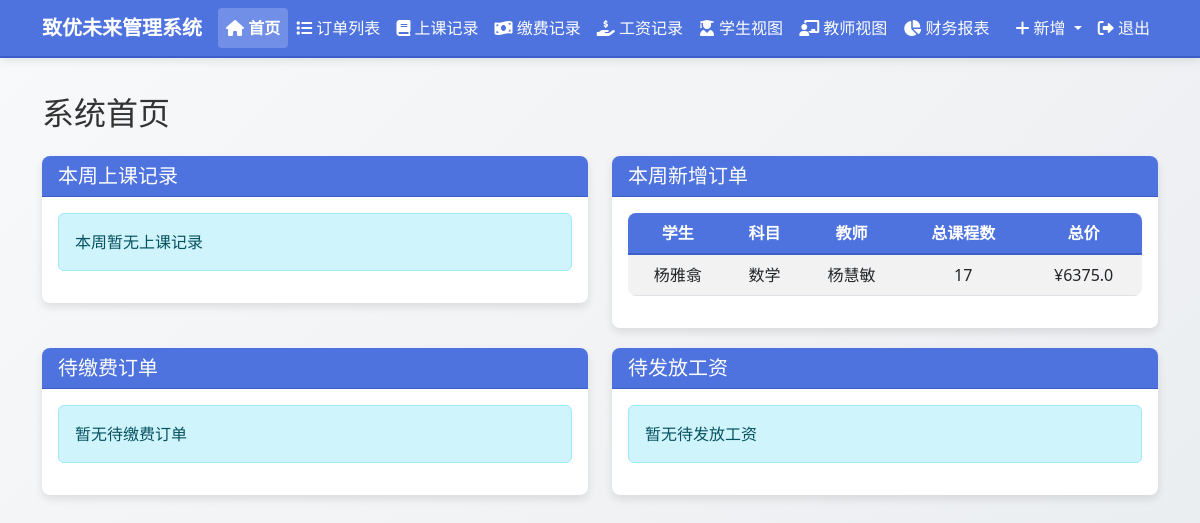
The page /dashboard (signed in) on the database its author committed.
### models.py (models this page shows, shortened)
class Order(db.Model):
    id = db.Column(db.Integer, primary_key=True)
    order_number = db.Column(db.String(50),
                             unique=True,
                             nullable=False,
                             default="")
    student_name = db.Column(db.String(100), nullable=False)
    subject = db.Column(db.String(100), nullable=False)
    teacher_name = db.Column(db.String(100), nullable=False)
    semester = db.Column(db.String(100), nullable=False)
    total_classes = db.Column(db.Integer, default=0)
    completed_classes = db.Column(db.Integer, default=0)
    remaining_classes = db.Column(db.Integer, default=0)
    class_price = db.Column(db.Float, default=0.0)
    salary_price = db.Column(db.Float, default=0.0)  # 新增工资单价字段
    total_price = db.Column(db.Float, default=0.0)
    paid_amount = db.Column(db.Float, default=0.0)
    used_amount = db.Column(db.Float, default=0.0)
    remaining_amount = db.Column(db.Float, default=0.0)  # 已缴费用 - 已销费用
    payable_amount = db.Column(db.Float, default=0.0)  # 订单总价 - 已缴费用
    payable_salary = db.Column(db.Float, default=0.0)
    paid_salary = db.Column(db.Float, default=0.0)
    remaining_salary = db.Column(db.Float, default=0.0)
    order_note = db.Column(db.Text, nullable=True)
    teacher_note = db.Column(db.Text, nullable=True)
    student_note = db.Column(db.Text, nullable=True)
    created_at = db.Column(db.DateTime, default=datetime.now)
    class_records = db.relationship('ClassRecord', backref='order', lazy=True)
    payment_records = db.relationship('PaymentRecord',
                                      backref='order',
                                      lazy=True)
    salary_records = db.relationship('SalaryRecord',
                                     backref='order',
                                     lazy=True)

### routes.py (the view)
@app.route('/dashboard')
@login_required
def dashboard():
    today = datetime.now().date()
    start_of_week = today - timedelta(days=today.weekday())
    end_of_week = start_of_week + timedelta(days=6)
    this_week_classes = ClassRecord.query.filter(
        ClassRecord.class_time >= start_of_week, ClassRecord.class_time
        <= end_of_week + timedelta(days=1)).order_by(
            ClassRecord.class_time).all()
    this_week_orders = Order.query.filter(
        Order.created_at >= start_of_week, Order.created_at <= end_of_week +
        timedelta(days=1)).order_by(Order.created_at.desc()).all()
    pending_payments = Order.query.filter(Order.remaining_amount > 0).all()
    pending_salaries = Order.query.filter(Order.remaining_salary > 0).all()
    order_form = OrderForm()
    class_record_form = ClassRecordForm()
    payment_record_form = PaymentRecordForm()
    salary_record_form = SalaryRecordForm()
    orders = Order.query.all()
    class_record_form.order_id.choices = [
        (order.id,
         f"{order.order_number} - {order.student_name} - {order.subject}")
        for order in orders
    ]
    payment_record_form.order_id.choices = [
        (order.id,
         f"{order.order_number} - {order.student_name} - {order.subject}")
        for order in orders
    ]
    salary_record_form.order_id.choices = [
        (order.id,
         f"{order.order_number} - {order.teacher_name} - {order.subject}")
        for order in orders
    ]
    return render_template('dashboard.html',
                           title='首页',
                           this_week_classes=this_week_classes,
                           this_week_orders=this_week_orders,
                           pending_payments=pending_payments,
                           pending_salaries=pending_salaries,
                           order_form=order_form,
                           class_record_form=class_record_form,
                           payment_record_form=payment_record_form,
                           salary_record_form=salary_record_form,
                           edit_note_form=EditNoteForm())

### app.py (called while the page is built)
@login_manager.user_loader
def load_user(user_id):
    from models import User
    return User.query.get(int(user_id))

### templates/dashboard.html
{% extends "layout.html" %}
{% block content %}
<h2 class="mb-4">系统首页</h2>
<div class="row">
    <div class="col-md-6">
        <div class="card dashboard-section">
            <div class="card-header d-flex justify-content-between align-items-center">
                <h5 class="mb-0">本周上课记录</h5>
            </div>
            <div class="card-body">
                {% if this_week_classes %}
                <div class="table-responsive">
                    <table class="table table-striped table-hover">
                        <thead>
                            <tr>
                                <th>学生</th>
                                <th>科目</th>
                                <th>教师</th>
                                <th>时间</th>
                                <th>地点</th>
                            </tr>
                        </thead>
                        <tbody>
                            {% for record in this_week_classes %}
                            <tr>
                                <td>{{ record.student_name }}</td>
                                <td>{{ record.subject }}</td>
                                <td>{{ record.teacher_name }}</td>
                                <td>{{ record.class_time.strftime('%Y-%m-%d %H:%M') }}</td>
                                <td>{{ record.location }}</td>
                            </tr>
                            {% endfor %}
                        </tbody>
                    </table>
                </div>
                {% else %}
                <div class="alert alert-info">本周暂无上课记录</div>
                {% endif %}
            </div>
        </div>
    </div>
    <div class="col-md-6">
        <div class="card dashboard-section">
            <div class="card-header d-flex justify-content-between align-items-center">
                <h5 class="mb-0">本周新增订单</h5>
            </div>
            <div class="card-body">
                {% if this_week_orders %}
                <div class="table-responsive">
                    <table class="table table-striped table-hover">
                        <thead>
                            <tr>
                                <th>学生</th>
                                <th>科目</th>
                                <th>教师</th>
                                <th>总课程数</th>
                                <th>总价</th>
                            </tr>
                        </thead>
                        <tbody>
                            {% for order in this_week_orders %}
                            <tr>
                                <td>{{ order.student_name }}</td>
                                <td>{{ order.subject }}</td>
                                <td>{{ order.teacher_name }}</td>
                                <td>{{ order.total_classes }}</td>
                                <td>¥{{ order.total_price }}</td>
                            </tr>
                            {% endfor %}
                        </tbody>
                    </table>
                </div>
                {% else %}
                <div class="alert alert-info">本周暂无新增订单</div>
                {% endif %}
            </div>
        </div>
    </div>
</div>
<div class="row">
    <div class="col-md-6">
        <div class="card dashboard-section">
            <div class="card-header d-flex justify-content-between align-items-center">
                <h5 class="mb-0">待缴费订单</h5>
            </div>
            <div class="card-body">
                {% if pending_payments %}
                <div class="table-responsive">
                    <table class="table table-striped table-hover">
                        <thead>
                            <tr>
                                <th>学生</th>
                                <th>科目</th>
                                <th>已缴费</th>
                                <th>剩余费用</th>
                                <th>操作</th>
                            </tr>
                        </thead>
                        <tbody>
                            {% for order in pending_payments %}
                            <tr>
                                <td>{{ order.student_name }}</td>
                                <td>{{ order.subject }}</td>
                                <td>¥{{ order.paid_amount }}</td>
                                <td>¥{{ order.remaining_amount }}</td>
                                <td>
                                    <button type="button" class="btn btn-sm btn-primary"
                                            data-bs-toggle="modal" data-bs-target="#newPaymentModal"
                                            onclick="document.getElementById('order_id').value = {{ order.id }}; document.getElementById('order_id').dispatchEvent(new Event('change'));">
                                        缴费
                                    </button>
                                </td>
                            </tr>
                            {% endfor %}
                        </tbody>
                    </table>
                </div>
                {% else %}
                <div class="alert alert-info">暂无待缴费订单</div>
                {% endif %}
            </div>
        </div>
    </div>
    <div class="col-md-6">
        <div class="card dashboard-section">
            <div class="card-header d-flex justify-content-between align-items-center">
                <h5 class="mb-0">待发放工资</h5>
            </div>
            <div class="card-body">
                {% if pending_salaries %}
                <div class="table-responsive">
                    <table class="table table-striped table-hover">
                        <thead>
                            <tr>
                                <th>教师</th>
                                <th>科目</th>
                                <th>应发工资</th>
                                <th>待发工资</th>
                                <th>操作</th>
                            </tr>
                        </thead>
                        <tbody>
                            {% for order in pending_salaries %}
                            <tr>
                                <td>{{ order.teacher_name }}</td>
                                <td>{{ order.subject }}</td>
                                <td>¥{{ order.payable_salary }}</td>
                                <td>¥{{ order.remaining_salary }}</td>
                                <td>
                                    <button type="button" class="btn btn-sm btn-primary"
                                            data-bs-toggle="modal" data-bs-target="#newSalaryModal"
                                            onclick="document.getElementById('order_id').value = {{ order.id }}; document.getElementById('order_id').dispatchEvent(new Event('change'));">
                                        发放
                                    </button>
                                </td>
                            </tr>
                            {% endfor %}
                        </tbody>
                    </table>
                </div>
                {% else %}
                <div class="alert alert-info">暂无待发放工资</div>
                {% endif %}
            </div>
        </div>
    </div>
</div>
{% endblock %}

### static/css/style.css (style rules this page uses)
td { position: relative; }
body { font-family: 'Segoe UI', Tahoma, Geneva, Verdana, sans-serif; color: #333; background-color: #f8f9fa; background-image: linear-gradient(135deg, #f8f9fa 0%, #e9ecef 100%); background-attachment: fixed; }
.card { border: none; border-radius: 8px; box-shadow: 0 4px 8px rgba(0, 0, 0, 0.1); margin-bottom: 20px; background-color: #fff; transition: transform 0.2s ease-in-out; }
.card-header { border-radius: 8px 8px 0 0 !important; font-weight: bold; background-color: #4e73df !important; color: white; border-bottom: 1px solid #3a5fc9; }
.table { background-color: #fff; border-radius: 8px; overflow: hidden; }
.table thead th { background-color: #4e73df; color: white; border-bottom: 2px solid #3a5fc9; text-align: center; vertical-align: middle; }
.table tbody td { text-align: center; vertical-align: middle; }

### rows shown on the page
Order: student_name "杨雅翕", subject "数学", teacher_name "杨慧敏", total_classes "17", total_price "6375.0"
